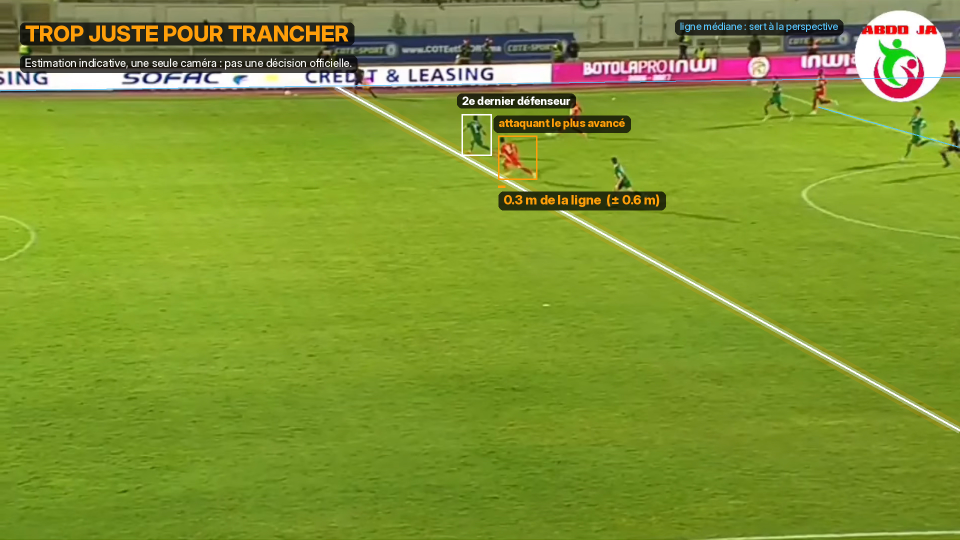
#> input picture hors-jeu/examples/offside_clip2.png, 1920 x 1080 px (shown at 1/2 size)
$ python -i calibrate.py   (imports and definitions only)
#> lines starting #> are read from the running program, lines starting #| are printed output that depends on the picture; after the words box and inside, x2 and y2 are one past the last pixel; in counts of white or black regions, pixels touching at a corner belong together
#> further down, picture is the input picture: shape (1080, 1920, 3); mean B, G, R 49.5, 150, 127.6
#!/usr/bin/env python3
"""Find where the lines perpendicular to the touchlines meet (their vanishing point) in the frame of the pass.

On a broadcast picture the offside line is NOT vertical: every line parallel to the goal line converges to one point, and the line
leans more the further it is from that point. The point is found from the white pitch lines that are parallel to the goal line
(the goal line itself, the halfway line, the box lines), even when they are only visible in other frames of the clip:
  1. the other frames are registered onto the frame of the pass (ORB features on the stands and boards + a homography, which is exact for a camera that only pans),
  2. long white straight lines are detected in every frame (top-hat filter + Hough) and carried over to the pass frame,
  3. duplicates are merged, lines along the touchlines (nearly horizontal) are dropped,
  4. a RANSAC finds the point most lines point at. Needs at least two different lines.
"""
import math, subprocess, sys
import numpy as np, cv2


# [28 lines left out: functions grab_frames, register, not called in this run]


def detect_lines(im, top=215, min_len=140, contrast=13):
    """Long straight white lines on the grass. The top-hat filter keeps what is brighter than its surroundings, which works on compressed video where the lines are barely whiter than the grass."""
#> called with top = 215, min_len = 140, contrast = 13
    g = cv2.cvtColor(im, cv2.COLOR_BGR2GRAY)
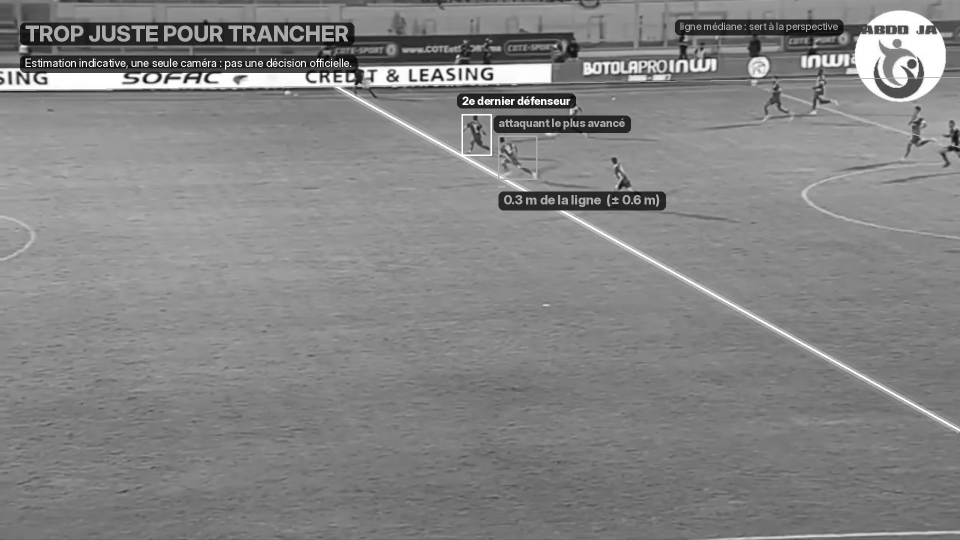
#> g: shape (1080, 1920) (shown at 1/2 size); min 4, max 255, mean 131.8
    th = cv2.morphologyEx(g, cv2.MORPH_TOPHAT, cv2.getStructuringElement(cv2.MORPH_RECT, (21, 21)))
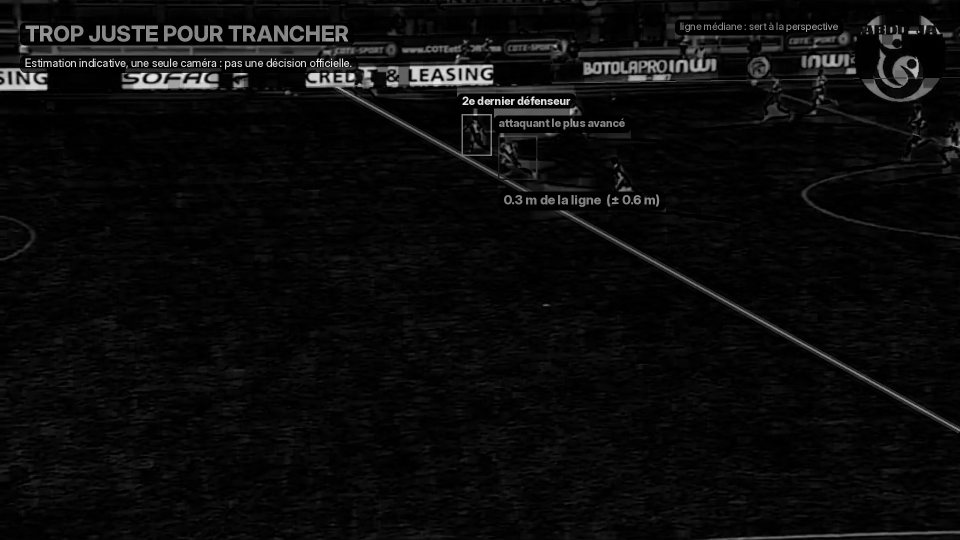
#> th: shape (1080, 1920) (shown at 1/2 size); min 0, max 236, mean 11.7
    m = (th > contrast).astype(np.uint8) * 255; m[:top, :] = 0
#> after `m = (th > contrast).astype(np.uint8) * 255`:
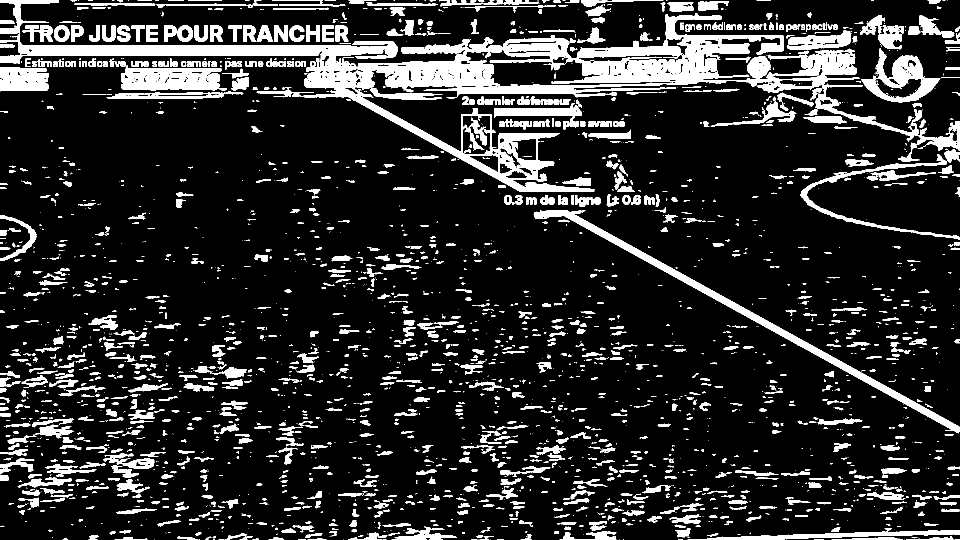
#> m: shape (1080, 1920) (shown at 1/2 size); 15.1% white; 2898 white regions (1550 under 20 px), largest, box (x1, y1, x2, y2) and area: (0, 0, 1397, 383) 60550, (979, 27, 1920, 324) 41260, (1067, 421, 1920, 867) 12689
#> after `m[:top, :] = 0`:
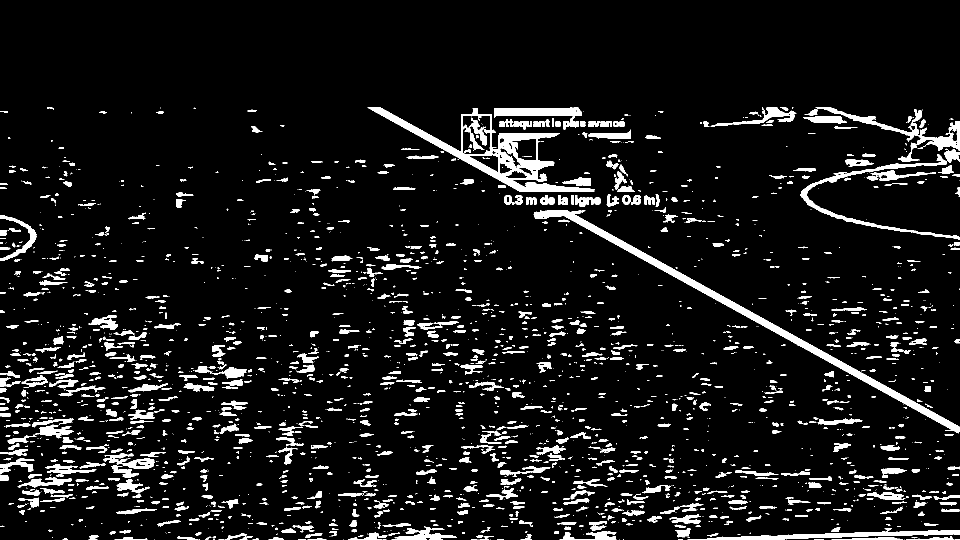
#> m: shape (1080, 1920) (shown at 1/2 size); 7.8% white; 2454 white regions (1335 under 20 px), largest, box (x1, y1, x2, y2) and area: (735, 215, 1189, 383) 13504, (1067, 421, 1920, 867) 12689, (1631, 215, 1920, 324) 4381
    L = cv2.HoughLinesP(m, 1, np.pi / 720, threshold=60, minLineLength=min_len, maxLineGap=14)
#> L = 76 rows, first 6: [1116, 421, 1917, 865], [1118, 421, 1919, 860], [1132, 421, 1919, 857], [1112, 421, 1916, 866], [1121, 421, 1919, 859], [760, 215, 1062, 382]
    return [] if L is None else np.array(L).reshape(-1, 4).astype(float)


# [79 lines left out: functions normal_form, merge, vanishing_point, intersect, angular_residual, far_touchline and 1 more, not called in this run]


# [4 lines not run here, left out]

>>> import cv2
>>> picture = cv2.imread('../examples/offside_clip2.png')
>>> result = detect_lines(picture)
#> result has the same summary as L in detect_lines

$ run again, on hors-jeu/examples/scan_4.6-6.4s.png
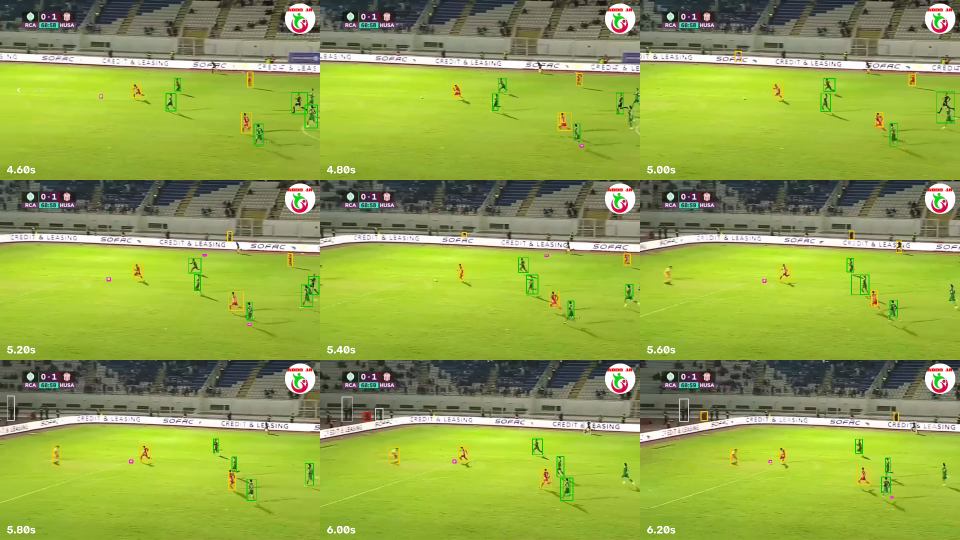
#> input picture hors-jeu/examples/scan_4.6-6.4s.png, 1920 x 1080 px (shown at 1/2 size)
#> picture is the input picture: shape (1080, 1920, 3); mean B, G, R 73.8, 164.9, 145.8
#> in detect_lines, `g = cv2.cvtColor(im, cv2.COLOR_BGR2GRAY)`:
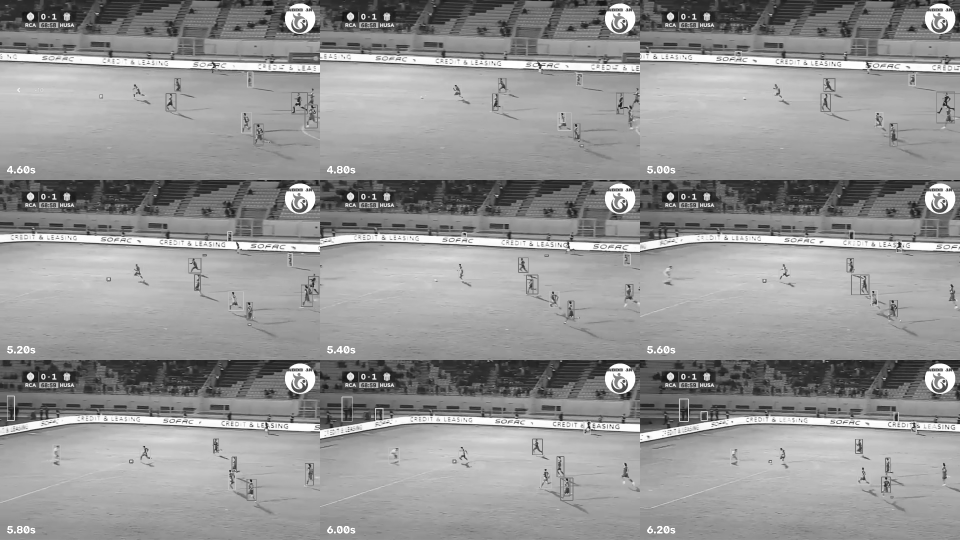
#> g: shape (1080, 1920) (shown at 1/2 size); min 7, max 255, mean 148.8
#> m: shape (1080, 1920); 32.9% white; 3492 white regions (2676 under 20 px), largest, box (x1, y1, x2, y2) and area: (0, 672, 1920, 885) 187792, (0, 334, 1920, 538) 176100, (0, 0, 1920, 184) 168598
#> in detect_lines, `m[:top, :] = 0`:
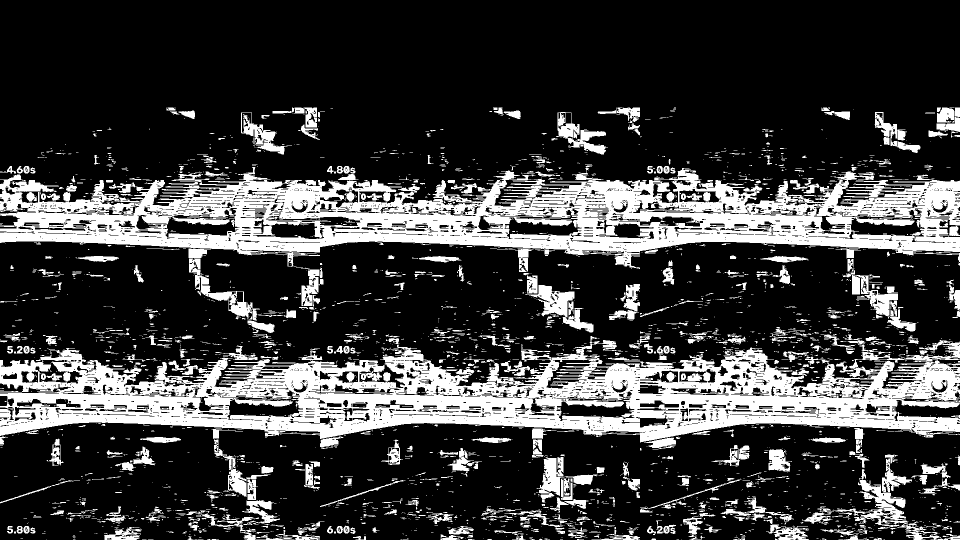
#> m: shape (1080, 1920) (shown at 1/2 size); 24% white; 3119 white regions (2383 under 20 px), largest, box (x1, y1, x2, y2) and area: (0, 672, 1920, 885) 187792, (0, 334, 1920, 538) 176100, (1665, 959, 1920, 1080) 5278
#> L = 667 rows, first 6: [0, 849, 458, 829], [1243, 831, 1919, 855], [1317, 766, 1611, 748], [1324, 774, 1585, 769], [1521, 781, 1868, 781], [1327, 787, 1918, 808]
#> result has the same summary as L in detect_lines
